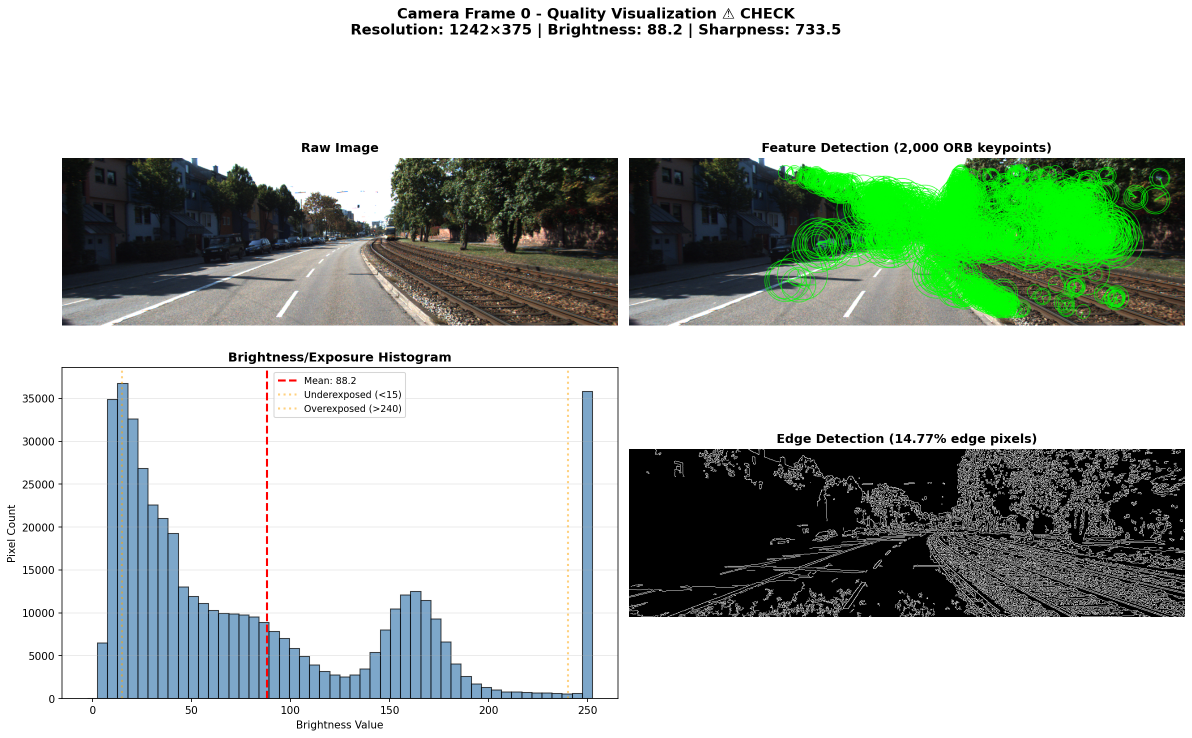
#> input picture docs/images/camera_frame_0_viz.png, 2384 x 1475 px (shown at 1/2 size)
$ python -i CameraDataAnalyzer.py   (imports and definitions only)   (older library calls are emulated)
#> lines starting #> are read from the running program, lines starting #| are printed output that depends on the picture
#> further down, picture is the input picture: shape (1475, 2384, 3); mean B, G, R 185.7, 193.5, 183.8
"""
Generic camera sensor data quality analyzer with visualization support.

Hardware-agnostic analyzer that works with any camera image data.
Provides comprehensive quality metrics for perception systems.
"""

import numpy as np
import cv2
import matplotlib.pyplot as plt
from pathlib import Path
from typing import Dict, List, Optional, Tuple
from dataclasses import dataclass, asdict
import json

# [18 lines left out: function convert_numpy_types, not called in this run]


@dataclass
class CameraFrameMetrics:
    """Metrics for a single camera frame."""
    frame_idx: int
    timestamp: float
    resolution: Tuple[int, int]
    channels: int
    brightness_stats: Dict[str, float]
    contrast: float
    dynamic_range: float
    overexposed_pct: float
    underexposed_pct: float
    sharpness: float
    edge_density: float
    edge_pixel_count: int
    harris_corners: int
    orb_keypoints: int
    fast_keypoints: int
    shi_tomasi_corners: int
    feature_distribution: Dict[str, int]
    quality_flags: Dict[str, bool]


@dataclass
class CameraSequenceMetrics:
    """Aggregate metrics for multiple frames."""
    num_frames: int
    frame_indices: List[int]
    brightness_mean: float
    brightness_std: float
    brightness_variation_pct: float
    sharpness_mean: float
    sharpness_std: float
    sharpness_variation_pct: float
    exposure_quality_mean: float
    orb_keypoints_mean: float
    orb_keypoints_std: float
    quality_flags: Dict[str, bool]


class CameraDataAnalyzer:
    """
    Generic camera image quality analyzer.

    Hardware-agnostic analyzer that accepts image data directly.
    Suitable for any camera: monocular, stereo, color, grayscale.

    Example:
        >>> analyzer = CameraDataAnalyzer()
        >>> image = cv2.imread('frame.png')
        >>> image = cv2.cvtColor(image, cv2.COLOR_BGR2RGB)
        >>> metrics = analyzer.analyze_frame(image, frame_idx=0)
        >>> fig = analyzer.visualize_frame(image, frame_idx=0)
        >>> plt.show()
    """

    # Quality thresholds (configurable)
    DEFAULT_THRESHOLDS = {
        'overexposed_max': 5.0,
        'underexposed_max': 10.0,
        'contrast_min': 30.0,
        'sharpness_min': 100.0,
        'edge_density_min': 2.0,
        'orb_keypoints_min': 500
    }

    def __init__(self, thresholds: Optional[Dict] = None):
        """Initialize camera analyzer."""
        self.thresholds = thresholds if thresholds else self.DEFAULT_THRESHOLDS.copy()

    def _compute_luminance(self, img: np.ndarray) -> np.ndarray:
        """Compute luminance from color or grayscale image."""
        if len(img.shape) == 3:
            luminance = 0.299 * img[:, :, 0] + 0.587 * img[:, :, 1] + 0.114 * img[:, :, 2]
        else:
            luminance = img.astype(float)
        return luminance

    def _compute_brightness_stats(self, img: np.ndarray) -> Dict[str, float]:
        """Calculate brightness statistics."""
        luminance = self._compute_luminance(img)
        return {
            'min': float(luminance.min()),
            'max': float(luminance.max()),
            'mean': float(luminance.mean()),
            'std': float(luminance.std()),
            'median': float(np.median(luminance))
        }

    def _compute_exposure_quality(self, img: np.ndarray) -> Tuple[float, float]:
        """Assess exposure quality."""
        luminance = self._compute_luminance(img)
        total_pixels = luminance.size

        overexposed = np.sum(luminance > 240)
        underexposed = np.sum(luminance < 15)

        overexposed_pct = float((overexposed / total_pixels) * 100)
        underexposed_pct = float((underexposed / total_pixels) * 100)

        return overexposed_pct, underexposed_pct

    def _compute_sharpness(self, img: np.ndarray) -> float:
        """Compute sharpness using Laplacian variance."""
        if len(img.shape) == 3:
            gray = cv2.cvtColor(img, cv2.COLOR_RGB2GRAY)
        else:
            gray = img

        laplacian = cv2.Laplacian(gray, cv2.CV_64F)
        sharpness = float(laplacian.var())

        return sharpness

    def _compute_edge_density(self, img: np.ndarray) -> Tuple[float, int]:
        """Compute edge density using Canny edge detector."""
        if len(img.shape) == 3:
            gray = cv2.cvtColor(img, cv2.COLOR_RGB2GRAY)
        else:
            gray = img

        edges = cv2.Canny(gray, 50, 150)
        edge_pixels = int(np.sum(edges > 0))
        total_pixels = gray.size
        edge_density = float((edge_pixels / total_pixels) * 100)

        return edge_density, edge_pixels

    def _detect_features(self, img: np.ndarray) -> Dict[str, any]:
        """Run multiple feature detectors."""
        if len(img.shape) == 3:
            gray = cv2.cvtColor(img, cv2.COLOR_RGB2GRAY)
        else:
            gray = img

        # Harris corners
        harris_corners = cv2.cornerHarris(gray, blockSize=2, ksize=3, k=0.04)
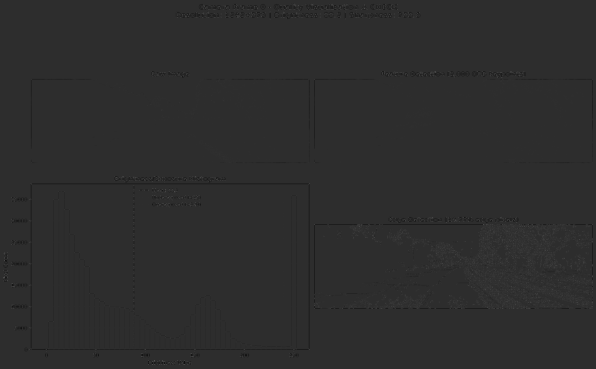
#> harris_corners: shape (1475, 2384) float32 (shown at 1/4 size); min -0.04, max 0.182, mean -0.000121; drawn with min black and max white
        harris_corners = cv2.dilate(harris_corners, None)
        harris_threshold = 0.01 * harris_corners.max() if harris_corners.max() > 0 else 0
#> harris_threshold = 0.00182
        num_harris = int(np.sum(harris_corners > harris_threshold))
#> num_harris = 196371

        # ORB keypoints
        orb = cv2.ORB_create(nfeatures=2000)
        keypoints_orb, _ = orb.detectAndCompute(gray, None)
#> keypoints_orb = 2000 keypoints; strongest (x, y, size): (1873, 871, 37.2), (643, 817, 31), (677, 713, 37.2), (821, 713, 37.2)
        num_orb = len(keypoints_orb)
#> num_orb = 2000

        # FAST corners
        fast = cv2.FastFeatureDetector_create(threshold=20)
        keypoints_fast = fast.detect(gray, None)
#> keypoints_fast = 25782 keypoints; strongest (x, y, size): (1240, 16, 7), (1583, 16, 7), (1587, 16, 7), (812, 19, 7)
        num_fast = len(keypoints_fast)
#> num_fast = 25782

        # Shi-Tomasi corners
        corners_shi_tomasi = cv2.goodFeaturesToTrack(
            gray, maxCorners=1000, qualityLevel=0.01, minDistance=10
        )
#> corners_shi_tomasi = 1000 rows, first 8: [1835, 869], [1567, 884], [631, 706], [1792, 884], [542, 710], [1723, 873], [1583, 291], [1737, 286]
        num_shi_tomasi = len(corners_shi_tomasi) if corners_shi_tomasi is not None else 0
#> num_shi_tomasi = 1000

        return {
            'harris': num_harris,
            'orb': num_orb,
            'fast': num_fast,
            'shi_tomasi': num_shi_tomasi,
            'orb_keypoints_obj': keypoints_orb,
            'gray': gray,
            'edges': cv2.Canny(gray, 50, 150)
        }

    def _compute_feature_distribution(self, keypoints, img_height: int) -> Dict[str, int]:
        """Compute feature distribution across vertical regions."""
        strip_height = img_height // 5
        regions = ['top', 'upper_mid', 'middle', 'lower_mid', 'bottom']

        distribution = {}
        for i, region_name in enumerate(regions):
            y_start = i * strip_height
            y_end = (i + 1) * strip_height if i < 4 else img_height
            count = sum(1 for kp in keypoints if y_start <= kp.pt[1] < y_end)
            distribution[region_name] = count

        return distribution

    def _evaluate_quality_flags(self, metrics: Dict) -> Dict[str, bool]:
        """Evaluate quality flags based on thresholds."""
        return {
            'good_exposure': bool(
                metrics['overexposed_pct'] < self.thresholds['overexposed_max'] and
                metrics['underexposed_pct'] < self.thresholds['underexposed_max']
            ),
            'sufficient_contrast': bool(metrics['contrast'] >= self.thresholds['contrast_min']),
            'sharp_image': bool(metrics['sharpness'] >= self.thresholds['sharpness_min']),
            'sufficient_edges': bool(metrics['edge_density'] >= self.thresholds['edge_density_min']),
            'sufficient_features': bool(metrics['orb_keypoints'] >= self.thresholds['orb_keypoints_min'])
        }

    def analyze_frame(self, img: np.ndarray, frame_idx: int = 0,
                     timestamp: float = 0.0) -> Dict:
        """
        Comprehensive analysis of a single camera frame.

        Args:
            img: Image array (H, W) for grayscale or (H, W, 3) for color (RGB)
            frame_idx: Frame identifier
            timestamp: Frame timestamp in seconds

        Returns:
            Dictionary with frame metrics (JSON-serializable)
        """
        if not isinstance(img, np.ndarray):
            raise TypeError("Image must be numpy array")

        if len(img.shape) not in [2, 3]:
            raise ValueError("Image must be 2D (grayscale) or 3D (color)")

        # Compute all metrics
        brightness_stats = self._compute_brightness_stats(img)
        luminance = self._compute_luminance(img)
        contrast = float(luminance.std())
        dynamic_range = float(brightness_stats['max'] - brightness_stats['min'])

        overexposed_pct, underexposed_pct = self._compute_exposure_quality(img)
        sharpness = self._compute_sharpness(img)
        edge_density, edge_pixel_count = self._compute_edge_density(img)

        features = self._detect_features(img)
        feature_distribution = self._compute_feature_distribution(
            features['orb_keypoints_obj'], img.shape[0]
        )

        # Build metrics dict
        metrics_dict = {
            'frame_idx': frame_idx,
            'timestamp': timestamp,
            'resolution': (int(img.shape[1]), int(img.shape[0])),
            'channels': int(img.shape[2] if len(img.shape) == 3 else 1),
            'brightness_stats': brightness_stats,
            'contrast': contrast,
            'dynamic_range': dynamic_range,
            'overexposed_pct': overexposed_pct,
            'underexposed_pct': underexposed_pct,
            'sharpness': sharpness,
            'edge_density': edge_density,
            'edge_pixel_count': edge_pixel_count,
            'harris_corners': features['harris'],
            'orb_keypoints': features['orb'],
            'fast_keypoints': features['fast'],
            'shi_tomasi_corners': features['shi_tomasi'],
            'feature_distribution': feature_distribution
        }

        metrics_dict['quality_flags'] = self._evaluate_quality_flags(metrics_dict)

        return metrics_dict

    def visualize_frame(self, img: np.ndarray, frame_idx: int = 0,
                       save_path: Optional[str] = None, mode: str = 'basic') -> plt.Figure:
        """
        Create visualization of camera frame.

        Args:
            img: Image array (H, W) or (H, W, 3) in RGB order
            frame_idx: Frame identifier for title
            save_path: Optional path to save figure
            mode: Visualization mode
                  'basic' - 4-panel simple view (default)
                  'comprehensive' - 9-panel detailed feature analysis

        Returns:
            Matplotlib Figure object
        """
        if mode == 'comprehensive':
            return self._visualize_comprehensive(img, frame_idx, save_path)
        else:
            return self._visualize_basic(img, frame_idx, save_path)

    def _visualize_basic(self, img: np.ndarray, frame_idx: int = 0,
                        save_path: Optional[str] = None) -> plt.Figure:
        """
        Create 4-panel basic visualization.

        Panels:
        1. Raw Image
        2. Feature Detection (ORB keypoints)
        3. Brightness Histogram
        4. Edge Detection (Canny)
        """
        # Detect features (includes gray and edges)
        features = self._detect_features(img)
#> features = 7 items
        gray = features['gray']
        edges = features['edges']
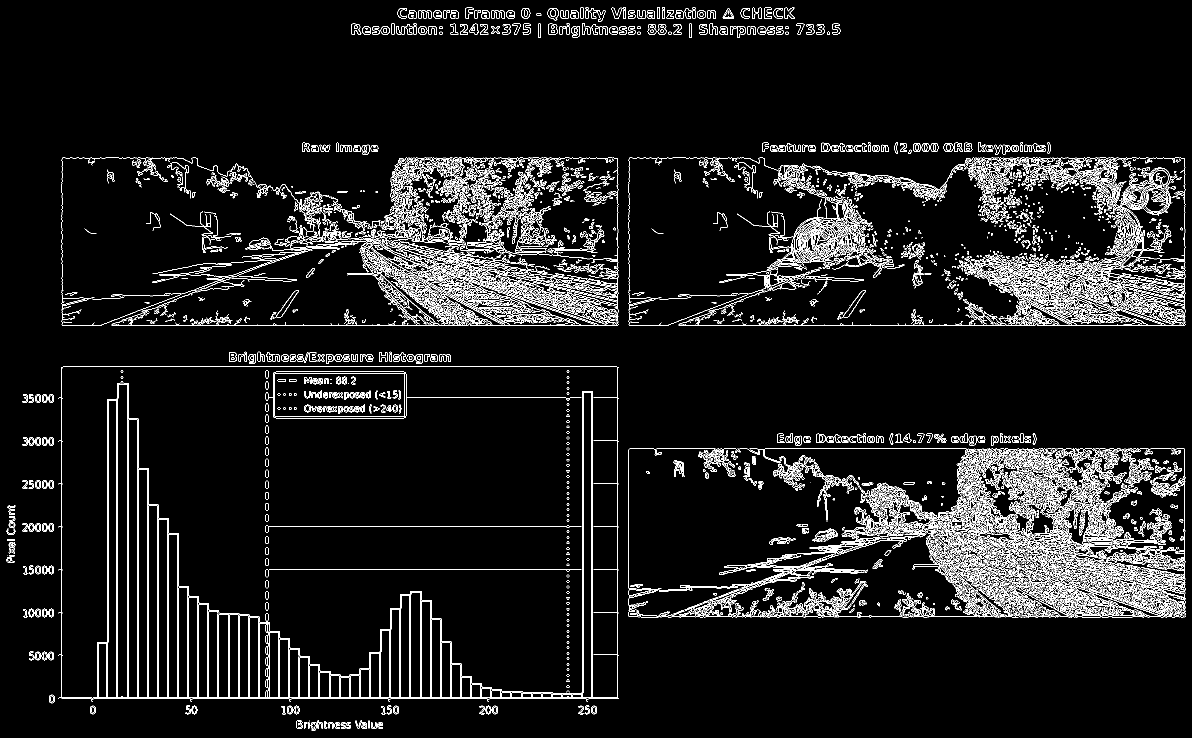
#> edges: shape (1475, 2384) (shown at 1/2 size); 6.5% white in thin lines or dots
        keypoints_orb = features['orb_keypoints_obj']

        # Compute luminance for histogram
        luminance = self._compute_luminance(img)

        # Create figure
        fig = plt.figure(figsize=(16, 10))

        # ========== PANEL 1: Raw Image ==========
        ax1 = fig.add_subplot(2, 2, 1)
        if len(img.shape) == 3:
            ax1.imshow(img)
        else:
            ax1.imshow(img, cmap='gray')
        ax1.set_title('Raw Image', fontweight='bold', fontsize=12)
        ax1.axis('off')

        # ========== PANEL 2: Feature Detection ==========
        ax2 = fig.add_subplot(2, 2, 2)

        # Draw ORB keypoints on image
        if len(img.shape) == 3:
            img_with_features = img.copy()
            # Convert to BGR for cv2.drawKeypoints, then back to RGB
            img_bgr = cv2.cvtColor(img, cv2.COLOR_RGB2BGR)
            img_with_kp = cv2.drawKeypoints(img_bgr, keypoints_orb, None,
                                           color=(0, 255, 0),
                                           flags=cv2.DRAW_MATCHES_FLAGS_DRAW_RICH_KEYPOINTS)
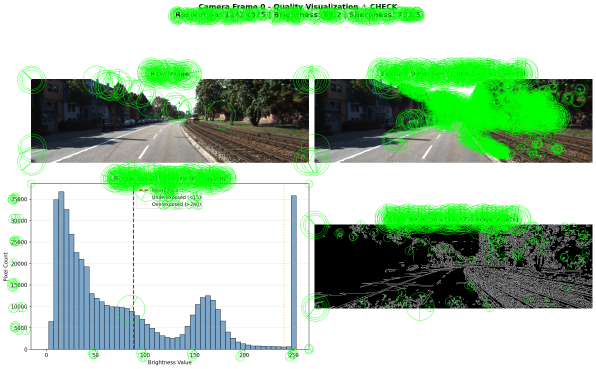
#> img_with_kp: shape (1475, 2384, 3) (shown at 1/4 size); mean R, G, B 169.2, 197.4, 171.1
            img_with_features = cv2.cvtColor(img_with_kp, cv2.COLOR_BGR2RGB)
        else:
            img_with_features = cv2.cvtColor(gray, cv2.COLOR_GRAY2RGB)
            img_with_features = cv2.drawKeypoints(gray, keypoints_orb, None,
                                                  color=(0, 255, 0),
                                                  flags=cv2.DRAW_MATCHES_FLAGS_DRAW_RICH_KEYPOINTS)

        ax2.imshow(img_with_features)
        ax2.set_title(f'Feature Detection ({len(keypoints_orb):,} ORB keypoints)',
                     fontweight='bold', fontsize=12)
        ax2.axis('off')

        # ========== PANEL 3: Brightness Histogram ==========
        ax3 = fig.add_subplot(2, 2, 3)

        hist, bins = np.histogram(luminance.flatten(), bins=50, range=(0, 255))
#> hist = 50 values, max 2203419 at index 49, min 3356 at index 40, mean 70328; bins = 51 values from 0 to 255
        ax3.bar(bins[:-1], hist, width=np.diff(bins), color='steelblue',
               edgecolor='black', alpha=0.7)
        ax3.axvline(luminance.mean(), color='red', linestyle='--', linewidth=2,
                   label=f'Mean: {luminance.mean():.1f}')
        ax3.axvline(15, color='orange', linestyle=':', linewidth=2, alpha=0.5,
                   label='Underexposed (<15)')
        ax3.axvline(240, color='orange', linestyle=':', linewidth=2, alpha=0.5,
                   label='Overexposed (>240)')

        ax3.set_xlabel('Brightness Value', fontsize=10)
        ax3.set_ylabel('Pixel Count', fontsize=10)
        ax3.set_title('Brightness/Exposure Histogram', fontweight='bold', fontsize=12)
        ax3.legend(fontsize=9)
        ax3.grid(True, alpha=0.3, axis='y')

        # ========== PANEL 4: Edge Detection ==========
        ax4 = fig.add_subplot(2, 2, 4)
        ax4.imshow(edges, cmap='gray')

        edge_pct = (np.sum(edges > 0) / edges.size) * 100
#> edge_pct = 6.48
        ax4.set_title(f'Edge Detection ({edge_pct:.2f}% edge pixels)',
                     fontweight='bold', fontsize=12)
        ax4.axis('off')

        # Overall title with quality summary
        metrics = self.analyze_frame(img, frame_idx)
#> in analyze_frame, `brightness_stats = self._compute_brightness_stats(img)`: brightness_stats = {'min': 0, 'max': 255, 'mean': 190.1, 'std': 95.3, 'median': 255}
#> in analyze_frame, `contrast = float(luminance.std())`: contrast = 95.3
#> in analyze_frame, `dynamic_range = float(brightness_stats['max'] - brightness_stats['min'])`: dynamic_range = 255
#> in _compute_exposure_quality, `overexposed = np.sum(luminance > 240)`: overexposed = 2215976
#> in _compute_exposure_quality, `underexposed = np.sum(luminance < 15)`: underexposed = 357207
#> in _compute_exposure_quality, `overexposed_pct = float((overexposed / total_pixels) * 100)`: overexposed_pct = 63.02
#> in _compute_exposure_quality, `underexposed_pct = float((underexposed / total_pixels) * 100)`: underexposed_pct = 10.16
#> in analyze_frame, `overexposed_pct, underexposed_pct = self._compute_exposure_quality(img)`: overexposed_pct = 63.02; underexposed_pct = 10.16
#> in _compute_sharpness, `laplacian = cv2.Laplacian(gray, cv2.CV_64F)`:
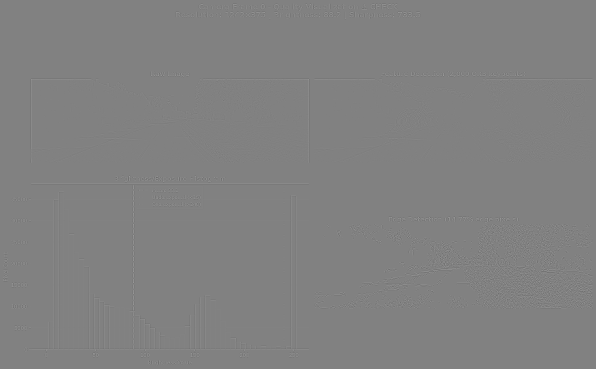
#> laplacian: shape (1475, 2384) float64 (shown at 1/4 size); min -897, max 873, mean 0; drawn with min black and max white
#> in _compute_sharpness, `sharpness = float(laplacian.var())`: sharpness = 5708.8
#> in _compute_edge_density, `edge_pixels = int(np.sum(edges > 0))`: edge_pixels = 227850
#> in _compute_edge_density, `edge_density = float((edge_pixels / total_pixels) * 100)`: edge_density = 6.48
#> in analyze_frame, `edge_density, edge_pixel_count = self._compute_edge_density(img)`: edge_pixel_count = 227850
#> in analyze_frame, `features = self._detect_features(img)`: features = 7 items
#> the loop in _compute_feature_distribution, `for i, region_name in enumerate(regions):` made 5 passes
#> count on passes 1 to 5: 741, 333, 790, 93, 43
#> after the loop in _compute_feature_distribution, `for i, region_name in enumerate(regions):`: distribution = {'top': 741, 'upper_mid': 333, 'middle': 790, 'lower_mid': 93, 'bottom': 43}
#> in analyze_frame, `feature_distribution = self._compute_feature_distribution( features['o..`: feature_distribution has the same summary as distribution in _compute_feature_distribution
#> metrics = 18 items
        quality_str = "✓ GOOD" if all(metrics['quality_flags'].values()) else "⚠ CHECK"
#> quality_str = '⚠ CHECK'

        fig.suptitle(f'Camera Frame {frame_idx} - Quality Visualization {quality_str}\n'
                    f'Resolution: {img.shape[1]}×{img.shape[0]} | '
                    f'Brightness: {luminance.mean():.1f} | '
                    f'Sharpness: {metrics["sharpness"]:.1f}',
                    fontsize=14, fontweight='bold')

        plt.tight_layout(rect=[0, 0, 1, 0.96])

        # Save if path provided
        if save_path:
            Path(save_path).parent.mkdir(parents=True, exist_ok=True)
            plt.savefig(save_path, dpi=150, bbox_inches='tight')
            print(f"✓ Saved visualization to {save_path}")

        return fig

    # [248 lines left out: functions _visualize_comprehensive, analyze_sequence, export_analysis, not called in this run]


# ============================================================================
# KITTI LOADER (Usage Example)
# ============================================================================

class KITTICameraLoader:
    """KITTI-specific camera data loader."""

    CAMERA_INFO = {
        'image_00': {'name': 'Grayscale Left', 'type': 'grayscale'},
        'image_01': {'name': 'Grayscale Right', 'type': 'grayscale'},
        'image_02': {'name': 'Color Left', 'type': 'color'},
        'image_03': {'name': 'Color Right', 'type': 'color'}
    }

    # [43 lines left out: functions __init__, load_frame, load_sequence, not called in this run]


# ============================================================================
# EXAMPLE USAGE
# ============================================================================

# [47 lines not run here, left out]

>>> import cv2
>>> picture = cv2.imread('../../../docs/images/camera_frame_0_viz.png')
>>> result = CameraDataAnalyzer().visualize_frame(picture)
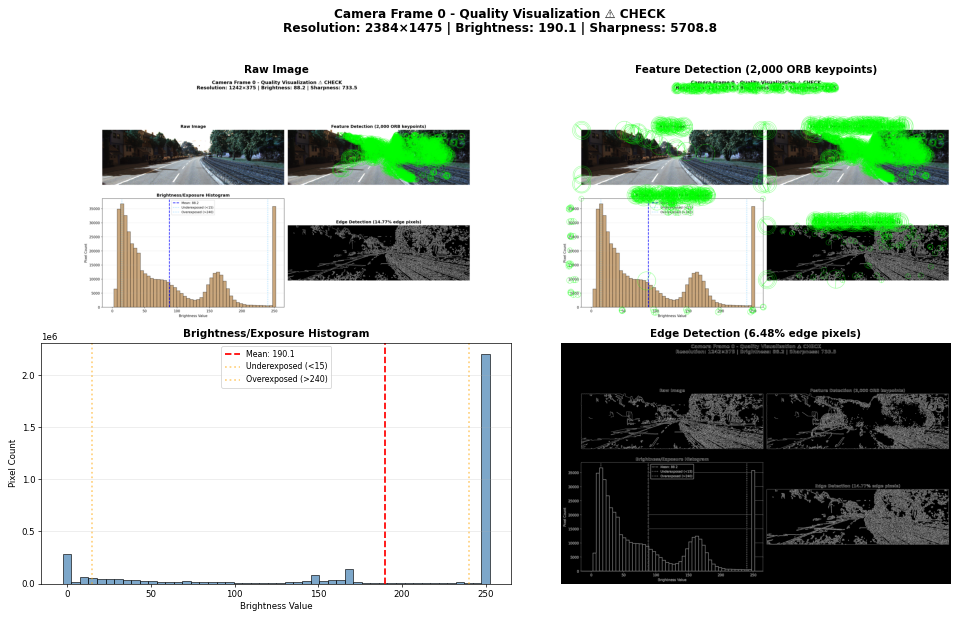
#> figure drawn by matplotlib, 4 panels; B, G, R data is drawn as R, G, B; panel 3: tallest bar 2203419 high, from x = 247.3 to 252.4
